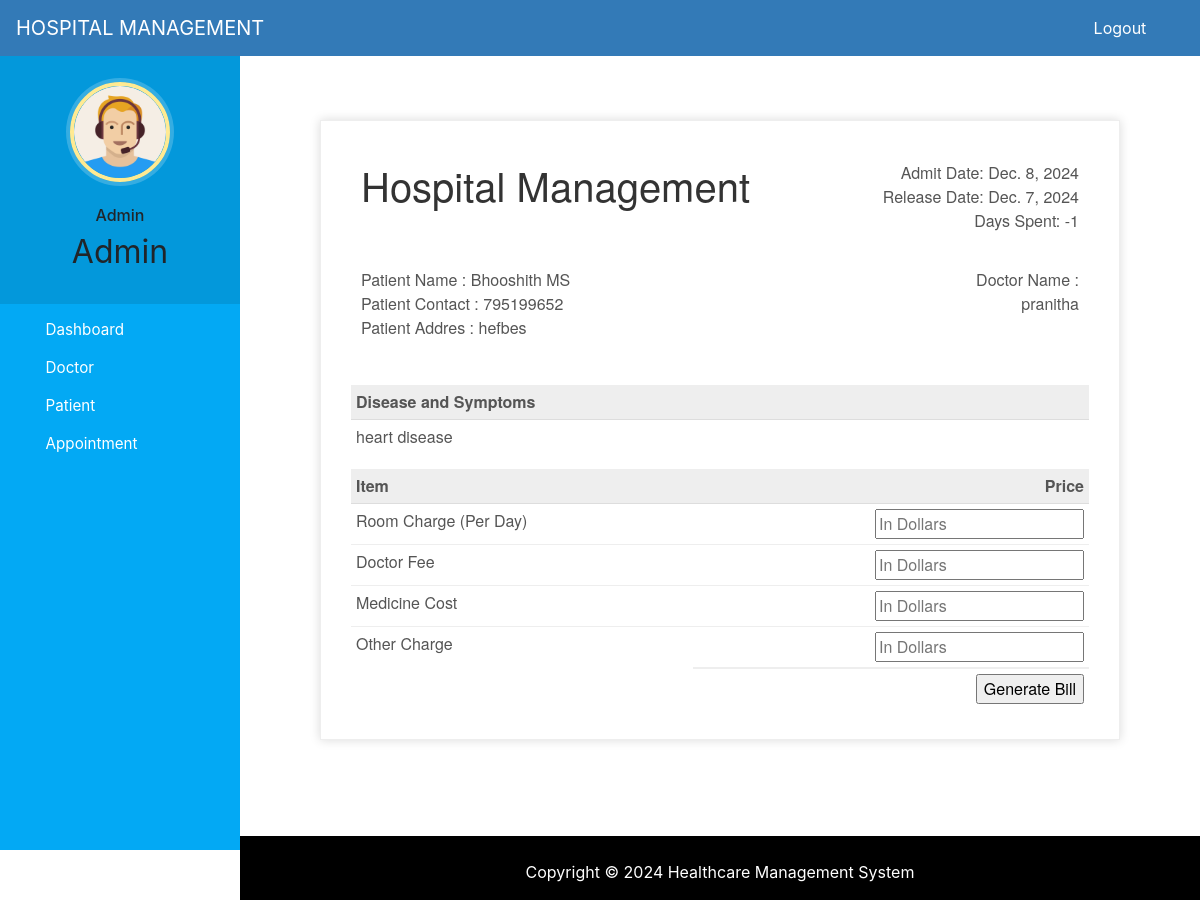
Page /discharge-patient/1 (signed in) on the committed database.
### hospital/models.py (models this page shows, shortened)
class Patient(models.Model):
    user=models.OneToOneField(User,on_delete=models.CASCADE)
    profile_pic= models.ImageField(upload_to='profile_pic/PatientProfilePic/',null=True,blank=True)
    address = models.CharField(max_length=40)
    mobile = models.CharField(max_length=20,null=False)
    symptoms = models.CharField(max_length=100,null=False)
    assignedDoctorId = models.PositiveIntegerField(null=True)
    admitDate=models.DateField(auto_now=True)
    status=models.BooleanField(default=False)
    @property
    def get_name(self):
        return self.user.first_name+" "+self.user.last_name

### hospital/views.py (the view, shortened to what this page needs)
# urls.py: path('discharge-patient/<int:pk>', views.discharge_patient_view,name='discharge-patient'),
@login_required(login_url='adminlogin')
@user_passes_test(is_admin)
def discharge_patient_view(request,pk):
    patient=models.Patient.objects.get(id=pk)
    days=(date.today()-patient.admitDate) #2 days, 0:00:00
    assignedDoctor=models.User.objects.all().filter(id=patient.assignedDoctorId)
    d=days.days # only how many day that is 2
    patientDict={
        'patientId':pk,
        'name':patient.get_name,
        'mobile':patient.mobile,
        'address':patient.address,
        'symptoms':patient.symptoms,
        'admitDate':patient.admitDate,
        'todayDate':date.today(),
        'day':d,
        'assignedDoctorName':assignedDoctor[0].first_name,
    }
    return render(request,'hospital/patient_generate_bill.html',context=patientDict)

### hospital/views.py (called while the page is built)
def is_admin(user):
    return user.groups.filter(name='ADMIN').exists()

### templates/hospital/patient_generate_bill.html (shortened to what this page needs)
{% extends 'hospital/admin_base.html' %}
{% load static %}
{% block content %}
<head>
</head>
<br><br><br>
<div class="invoice-box">
  <table cellpadding="0" cellspacing="0">
    <tr class="top">
      <td colspan="2">
        <table>
          <tr>
            <td class="title">
              <h1>Hospital Management</h1>
            </td>
            <td>
              Admit Date: {{admitDate}}<br>
              Release Date: {{todayDate}}<br>
              Days Spent: {{day}}
            </td>
          </tr>
        </table>
      </td>
    </tr>
    <tr class="information">
      <td colspan="2">
        <table>
          <tr>
            <td>
              Patient Name : {{name}}<br>
              Patient Contact : {{mobile}}<br>
              Patient Addres : {{address}}<br>
            </td>
            <td>
              Doctor Name :<br>
              {{assignedDoctorName}}<br>
            </td>
          </tr>
        </table>
      </td>
    </tr>
    <tr class="heading">
      <td>
        Disease and Symptoms
      </td>
      <td>
      </td>
    </tr>
    <tr class="details">
      <td>
        {{symptoms}}
      </td>
    </tr>
    <tr class="heading">
      <td>
        Item
      </td>
      <td>
        Price
      </td>
    </tr>
    <form method="post">
      <tr class="item">
        <td>
          Room Charge (Per Day)
        </td>
        <td>
          <input type="number" name="roomCharge" placeholder="In Dollars" value="">
        </td>
      </tr>
      <tr class="item">
        <td>
          Doctor Fee
        </td>
        <td>
          <input type="number" name="doctorFee" placeholder="In Dollars" value="">
        </td>
      </tr>
      <tr class="item">
        <td>
          Medicine Cost
        </td>
        <td>
          <input type="number" name="medicineCost" placeholder="In Dollars" value="">
        </td>
      </tr>
      <tr class="item last">
        <td>
          Other Charge
        </td>
        <td>
          <input type="number" name="OtherCharge" placeholder="In Dollars" value="">
        </td>
      </tr>
      <tr class="total">
        <td></td>
        <td>
          <input type="submit" name="submit" value="Generate Bill">
        </td>
      </tr>
    </form>
  </table>
</div>
{% endblock content %}

### templates/hospital/admin_base.html (shortened to what this page needs)
<!DOCTYPE html>
{% load static %}
<html lang="en">
<head>
  <link rel="stylesheet" href="https://stackpath.bootstrapcdn.com/bootstrap/4.3.1/css/bootstrap.min.css">
  <link rel="stylesheet" href="https://maxcdn.bootstrapcdn.com/font-awesome/4.7.0/css/font-awesome.min.css">
  <link rel="stylesheet" href="{% static '/style.css' %}">
</head>
<body>
  <nav class="menu" tabindex="0">
    <header class="avatar">
      <img src="{% static "images/adminpropic.png" %}" />
      <br><br>
      <h6>Admin</h6>
      <h2>{{request.user.first_name}}</h2>
    </header>
    <ul>
      <li tabindex="0" class="icon-dashboard"> <a style="color:white; text-decoration:none;" href="/admin-dashboard"><span>Dashboard</span></a> </li>
      <li tabindex="0" class="icon-customers"> <a style="color:white; text-decoration:none;" href="/admin-doctor"><span>Doctor</span></a></li>
      <li tabindex="0" class="icon-users"> <a style="color:white; text-decoration:none;" href="/admin-patient"><span>Patient</span></a></li>
      <li tabindex="0" class="icon-calendar"> <a style="color:white; text-decoration:none;" href="/admin-appointment"><span>Appointment</span></a></li>
    </ul>
  </nav>
  <main>
    <div class="bs-example">
      <nav class="navbar navbar-expand-md  navbar-dark fixed-top" style="background:#337AB7;">
        <a href="/admin-dashboard" class="navbar-brand">HOSPITAL MANAGEMENT</a>
        <div class="collapse navbar-collapse justify-content-between" id="navbarCollapse">
          <div class="navbar-nav" style=" margin-left: 90%;">
           <a href="{% url 'logout' %}" style="color: white; text-decoration: none;">Logout</a>
          </div>
        </div>
      </nav>
    </div>
    <br><br>
    {% block content %}
    {% endblock content %}
    <br><br><br><br>
    <footer>
      <br>
      <div class="container">
        <div class="row">
          <div class="col-md-12 col-sm-12">
            <div style="color:#ffffff;" class="wow fadeInUp footer-copyright">
              <p>
                Copyright &copy; 2024 Healthcare Management System </p>
            </div>
          </div>
        </div>
      </div>
    </footer>
  </main>
</body>
</html>

### static/style.css (style rules this page uses)
body { padding-left: 240px; }
main { position: relative; height: 100vh; }
.menu { background: #5bc995; height: 100vh; width: 240px; position: fixed; top: 0px; left: 0; z-index: 5; outline: none; }
.menu .avatar { background: rgba(0, 0, 0, 0.1); padding: 2em 0.5em; text-align: center; }
.menu .avatar img { width: 100px; border-radius: 50%; overflow: hidden; border: 4px solid #ffea92; box-shadow: 0 0 0 4px rgba(255, 255, 255, 0.2); }
.menu .avatar h2 { font-weight: normal; margin-bottom: 0; }
.menu ul { list-style: none; padding: 0.5em 0; margin: 0; }
.menu ul li { padding: 0.5em 1em 0.5em 3em; font-size: 0.95em; font-weight: regular; background-repeat: no-repeat; background-position: left 15px center; background-size: auto 20px; transition: all 0.15s linear; cursor: pointer; }
.menu ul li.icon-dashboard { background-image: url("http://www.entypo.com/images//gauge.svg"); }
.menu ul li.icon-customers { background-image: url("http://www.entypo.com/images//briefcase.svg"); }
.menu ul li.icon-users { background-image: url("http://www.entypo.com/images//users.svg"); }
.menu ul li.icon-calendar { background-image: url("http://www.entypo.com/images//calendar.svg"); }

### templates/hospital/admin_base.html (style rules this page uses)
a:link { text-decoration: none; }
a { color: white; }
footer { padding: 0px 0px 0px 0px; background-color: black; margin: 0px; }
p { text-align: center; }
body { padding-left: 240px; }
main { position: relative; height: 100vh; }
.menu { background: #03a9f4; height: 100vh; width: 240px; position: fixed; top: 0px; left: 0; z-index: 5; outline: none; }
.menu .avatar { background: rgba(0, 0, 0, 0.1); padding: 2em 0.5em; text-align: center; }
.menu .avatar img { width: 100px; border-radius: 50%; overflow: hidden; border: 4px solid #ffea92; box-shadow: 0 0 0 4px rgba(255, 255, 255, 0.2); }
.menu .avatar h2 { font-weight: normal; margin-bottom: 0; }
.menu ul { list-style: none; padding: 0.5em 0; margin: 0; }
.menu ul li { padding: 0.5em 1em 0.5em 3em; font-size: 0.95em; font-weight: regular; background-repeat: no-repeat; background-position: left 15px center; background-size: auto 20px; transition: all 0.15s linear; cursor: pointer; }
.menu ul li.icon-dashboard { background-image: url("http://www.entypo.com/images//gauge.svg"); }
.menu ul li.icon-customers { background-image: url("http://www.entypo.com/images//briefcase.svg"); }
.menu ul li.icon-users { background-image: url("http://www.entypo.com/images//users.svg"); }
.menu ul li.icon-calendar { background-image: url("http://www.entypo.com/images//calendar.svg"); }

### templates/hospital/patient_generate_bill.html (style rules this page uses)
.invoice-box { max-width: 800px; margin: auto; padding: 30px; border: 1px solid #eee; box-shadow: 0 0 10px rgba(0, 0, 0, .15); font-size: 16px; line-height: 24px; font-family: 'Helvetica Neue', 'Helvetica', Helvetica, Arial, sans-serif; color: #555; }
.invoice-box table { width: 100%; line-height: inherit; text-align: left; }
.invoice-box table td { padding: 5px; vertical-align: top; }
.invoice-box table tr td:nth-child(2) { text-align: right; }
.invoice-box table tr.top table td { padding-bottom: 20px; }
.invoice-box table tr.top table td.title { font-size: 45px; line-height: 45px; color: #333; }
.invoice-box table tr.information table td { padding-bottom: 40px; }
.invoice-box table tr.heading td { background: #eee; border-bottom: 1px solid #ddd; font-weight: bold; }
.invoice-box table tr.details td { padding-bottom: 20px; }
.invoice-box table tr.item td { border-bottom: 1px solid #eee; }
.invoice-box table tr.item.last td { border-bottom: none; }
.invoice-box table tr.total td:nth-child(2) { border-top: 2px solid #eee; font-weight: bold; }
.menu { top: 50px; }

### rows in the picture
Patient: admitDate "Dec. 8, 2024", mobile "795199652", address "hefbes", symptoms "heart disease"

### other values in the picture
{{ request.user.first_name }} "Admin"
{{ name }} "Bhooshith MS"
{{ assignedDoctorName }} "pranitha"
